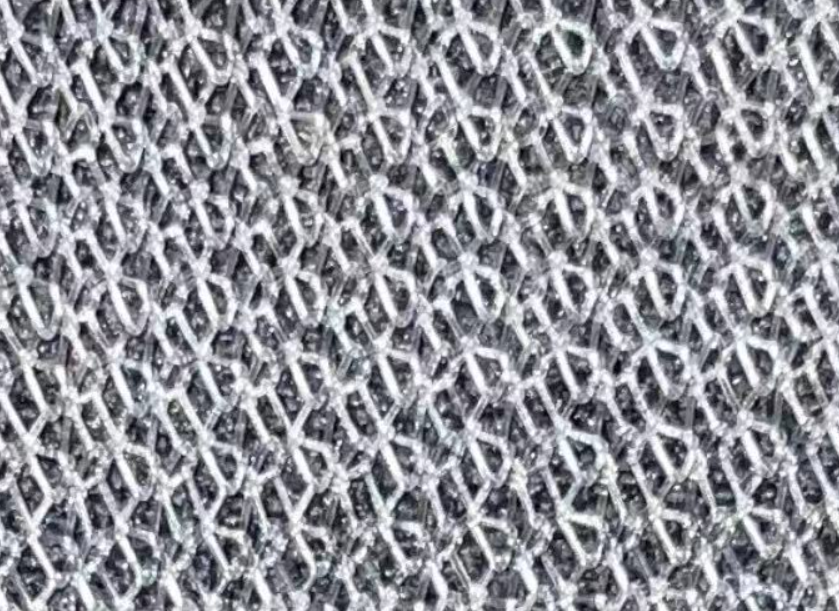
#> input picture pic/bigTrue.png, 839 x 611 px
$ python FindCircleMultiProcessingPool.py
#> lines starting #> are read from the running program, lines starting #| are printed output that depends on the picture; after the words box and inside, x2 and y2 are one past the last pixel; in counts of white or black regions, pixels touching at a corner belong together
import math
# 导进多进程的包
import multiprocessing
import random
import time

import cv2
import matplotlib.pyplot as plt
import numpy as np
from numpy.ma import cos, sin


# 多进程版本
def max_circle(photo_path):
    # cv2.IMREAD_COLOR：默认参数，读入一副彩色图片，忽略alpha通道 cv2.IMREAD_GRAYSCALE：读入灰度图片
    # cv2.IMREAD_UNCHANGED：顾名思义，读入完整图片，包括alpha通道
#> called with photo_path = '../pic/bigTrue.png'
    img = cv2.imread(photo_path, cv2.IMREAD_COLOR)
#> img is the input picture: shape (611, 839, 3); mean B, G, R 151.8, 144.6, 143.7
    # plt.imshow(img)
    # 用来显示
    # plt.show()

    img_gray = cv2.cvtColor(img, cv2.COLOR_RGB2GRAY)
    img_gray[img_gray < 130] = 0
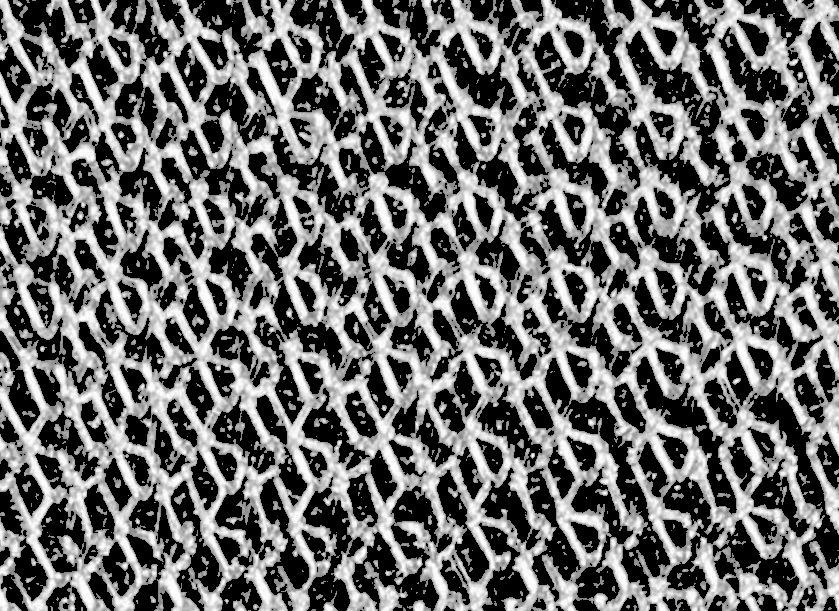
#> img_gray: shape (611, 839); min 0, max 255, mean 109.5
    img_gray[img_gray >= 130] = 255
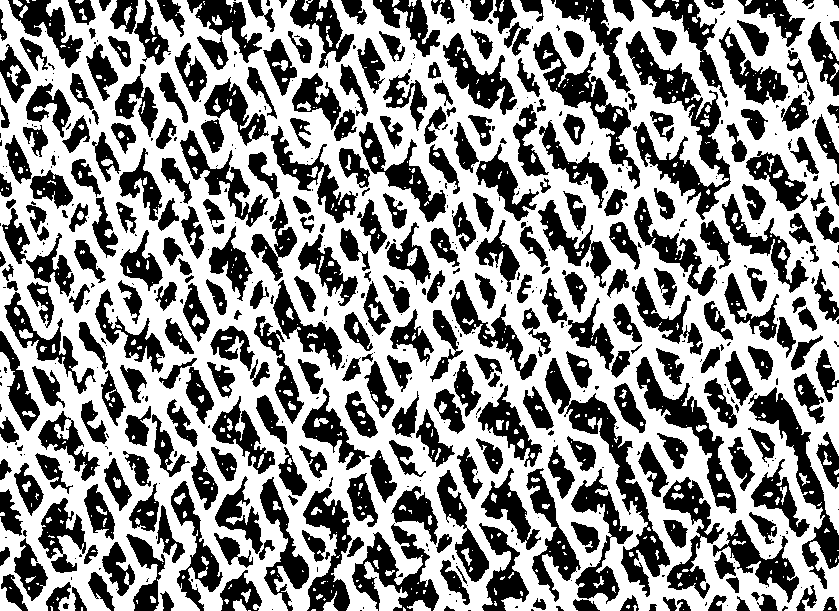
#> img_gray: shape (611, 839); 57% white; 634 black regions (297 under 20 px)

    # 进行反色处理
    # img_gray = 255 - img_gray

    plt.imshow(img_gray)
    plt.show()
    contours, hierarchy = cv2.findContours(img_gray, cv2.RETR_EXTERNAL, cv2.CHAIN_APPROX_SIMPLE)
#> contours = 161 contours, 128 with area under 20; largest, box (x1, y1, x2, y2) and area: (0, 0, 839, 611) 459502, (364, 561, 408, 611) 666, (407, 600, 431, 611) 124, (7, 65, 21, 86) 103, (233, 599, 247, 611) 91

    plot_x = np.linspace(0, 2 * math.pi, 100)
    plt.figure()
    plt.imshow(img_gray)
    # 创建进程组 目的是因为主进程是需要等待所有线程结束 才进行执行 我们并不能确定有多少个进程在执行 所以要创建相应的数组 存放进程

    # 用多进程来解决速度缓慢的问题  同时要考虑到进程同步的过程  我们要等所有进程结束 我们才能显示相应的圆
    # 队列还是设置了一下限制
    # 要创建下 相应的进程锁 等锁解完 才能继续运行   因为我是四核所以可以同时运行四个进程
    process_queue = multiprocessing.Manager().Queue()
#> (the program exits here)
